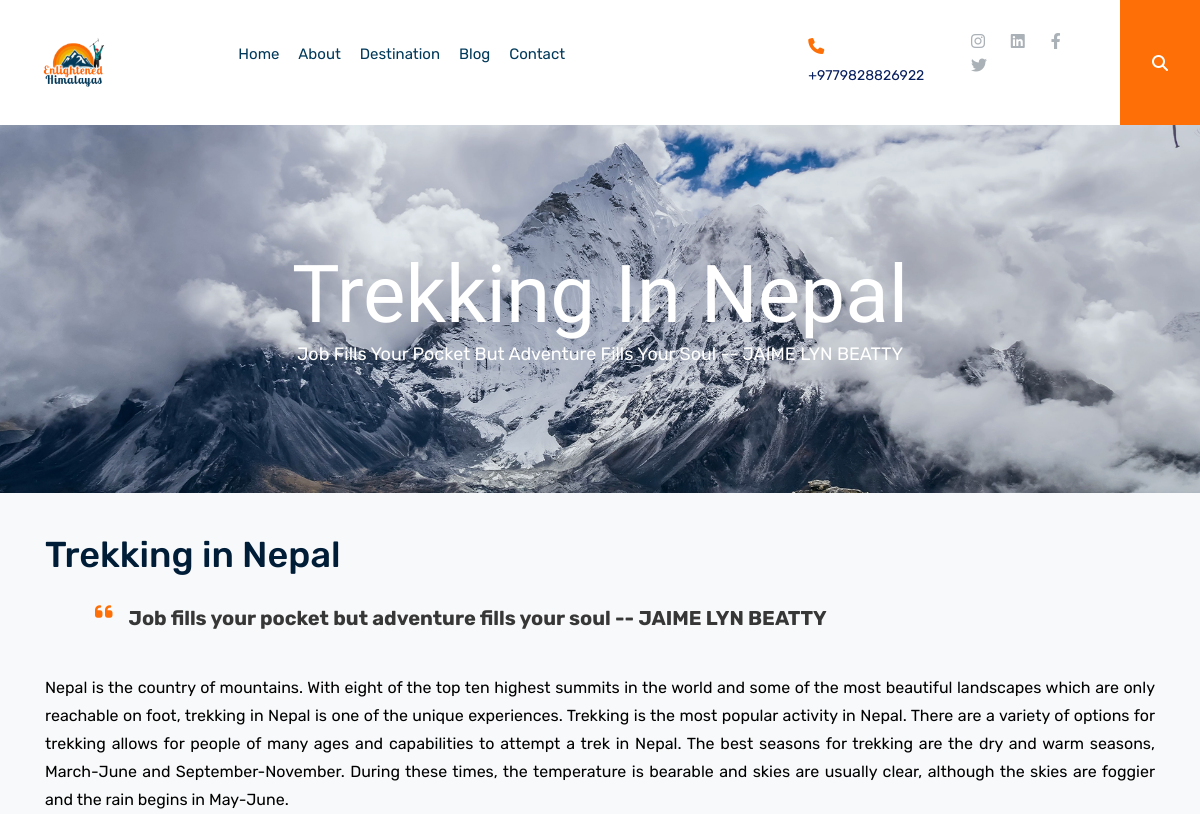
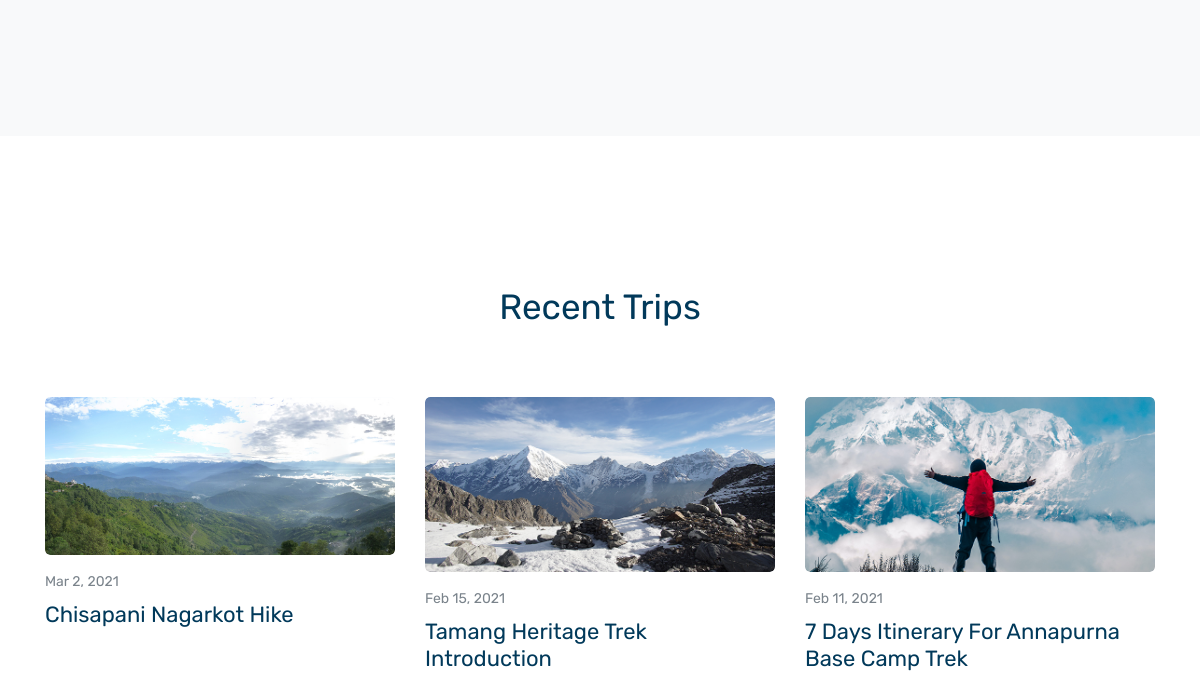
The app's page /trekking-in-nepal/ (upper part), older data (2 pictures, top to bottom).
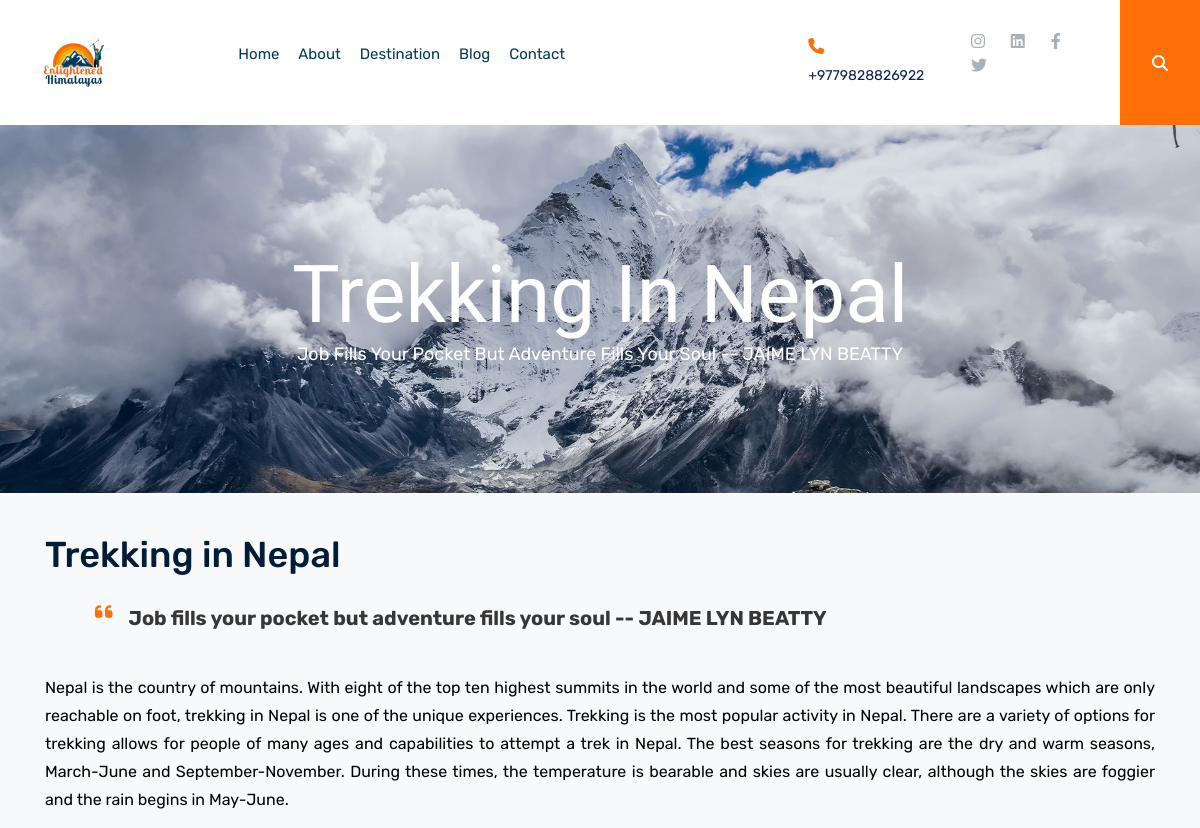
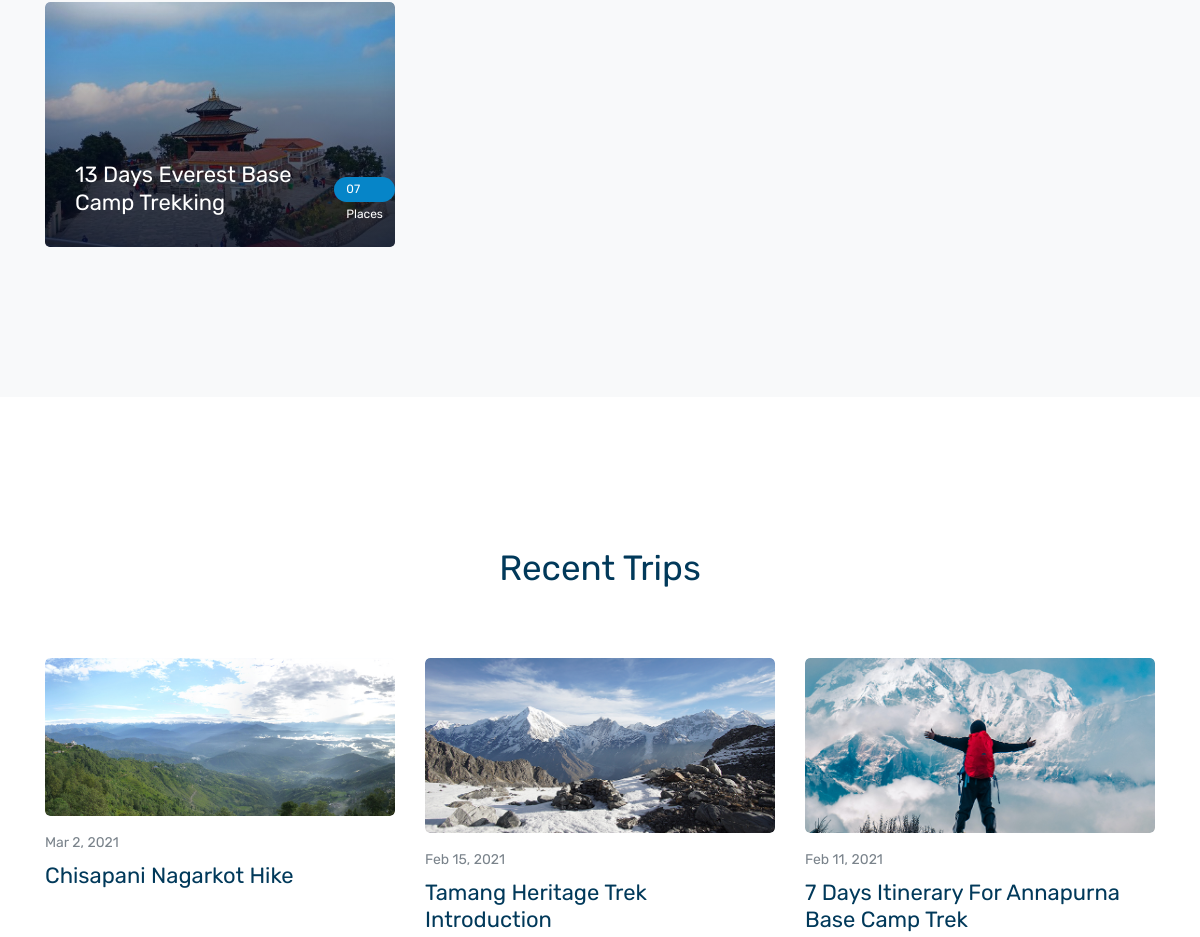
The same page, newer data (2 pictures, top to bottom).
### apps/setting/models.py (models this page shows)
class Logo(SingletonModel):
    logo= models.ImageField(upload_to='logo',null=False)
    class Meta:
        verbose_name = "Company Logo"

class Address(SingletonModel):
    phone=models.CharField(max_length=15, null=False)
    whatsapp = models.CharField(max_length=15, null=False)
    email = models.CharField(max_length=100, null=False)
    office_address= models.TextField()
    class Meta:
        verbose_name = "Company Address"

### apps/activities/models.py (models this page shows, shortened)
class Activity(models.Model):
    title =models.CharField(max_length=255, null=False, unique=True, blank=False)
    slogan =models.CharField(max_length=255, null=False, unique=True, blank=False)
    description =RichTextUploadingField()
    country =models.ForeignKey(Country,on_delete=models.SET_NULL, null=True)
    cover_image =models.ImageField(upload_to='activity/',null=True)
    thumbnail_image =models.ImageField(upload_to='activity/thumbnail/',null=True)
    slug = models.SlugField(null=True, max_length=255, blank=True)
    created_at = models.DateTimeField(auto_now_add=True)
    updated_at = models.DateTimeField(auto_now=True)

### apps/blog/models.py (models this page shows, shortened)
class Blog(models.Model):
    title =models.CharField(max_length=255)
    content =RichTextUploadingField()
    count = models.IntegerField(default=0)
    category =models.ForeignKey(Category,on_delete=models.SET_NULL, null=True)
    cover_image =models.ImageField(upload_to='media/blog',null=True)
    author = models.ForeignKey(User,on_delete=models.SET_NULL, null=True)
    tags=models.ManyToManyField(Tag)
    slug = models.SlugField(null=True, max_length=255, blank=True)
    created_at = models.DateTimeField(auto_now_add=True)
    updated_at = models.DateTimeField(auto_now=True)
    def get_absolute_url(self):
        return reverse("blog_detail", kwargs={"slug": self.slug})

### apps/packages/models.py (models this page shows, shortened)
class Package(models.Model):
    title =models.CharField(max_length=255, null=False, unique=True, blank=False)
    slogan =models.CharField(max_length=255, null=False, unique=True, blank=False)
    description =RichTextUploadingField()
    country =models.ForeignKey(Country,on_delete=models.SET_NULL, null=True)
    activity =models.ForeignKey(Activity,on_delete=models.SET_NULL, null=True)
    cover_image =models.ImageField(upload_to='package/',null=True)
    thumbnail_image =models.ImageField(upload_to='package/thumbnail/',null=True)
    slug = models.SlugField(null=True, max_length=255, blank=True)
    created_at = models.DateTimeField(auto_now_add=True)
    updated_at = models.DateTimeField(auto_now=True)
    def get_absolute_url(self):
        return reverse("packagedetail", kwargs={"slug": self.slug})

### apps/activities/views.py (the view)
# urls.py: path('<str:slug>/', ActivityDetail.as_view(), name='activity'),
class ActivityDetail(DetailView):
    model = Activity
    template_name='packages.html'
    context_object_name='single_activity'
    def get_context_data(self, **kwargs):
        context = super().get_context_data(**kwargs)
        query = self.kwargs.get('slug')
        print(query)
        context["blogs"] = Blog.objects.filter().order_by('-created_at')[:3]
        context["packages"] = Package.objects.raw('''SELECT p.*, p.slug as p_slug , a.*
                                                    FROM activities_activity as a
                                                    INNER JOIN packages_package as p
                                                    ON p.activity_id=a.id
                                                    WHERE a.slug = %s;''',[query])
        context["seo"] = SEO.objects.all().first()
        context["address"] = Address.objects.all().first()
        context["logo"] = Logo.objects.all().first()
        context["title"] = Title.objects.all().first()
        context["social"] = SocialSettings.objects.all().first()
        return context

### templates/packages.html (shortened to what this page needs)
{% extends "partials/base.html" %}
{% load static %}
{% block navbar %}
    {% include 'partials/navbar.html' %}
{% endblock navbar %}
{% block main %}
        <div class="bradcam_area" style="background-image: url({{single_activity.cover_image.url}});">
        <div class="container">
            <div class="row">
                <div class="col-xl-12">
                    <div class="bradcam_text text-center">
                        <h3>{{single_activity.title}}</h3>
                        <p>{{single_activity.slogan}}</p>
                    </div>
                </div>
            </div>
        </div>
    </div>
    <div class="popular_destination_area">
        <div class="container">
            <div class="row">
                <div class="col-lg-12 col-md-12">
                    <h1 class="mb-3">{{single_activity.title}}</h1>
                    <blockquote class="d-flex"><i class="fa fa-quote-left mr-3"></i>{{single_activity.slogan}}</blockquote>
                    <p class="justify">{{single_activity.description|safe}}</p>
                </div>
                {% for package in packages %}
                <div class="col-lg-4 col-md-6">
                    <div class="single_destination">
                        <div class="thumb">
                            <img src="{{package.thumbnail_image.url}}" alt="">
                        </div>
                        <div class="content">
                            <p class="d-flex align-items-center">{{package.title}} <a href="{{package.get_absolute_url}}">  07 Places</a> </p>
                        </div>
                    </div>
                </div>
                {% endfor %}
            </div>
        </div>
    </div>
{% endblock main %}
{% block recentblog %}
    {% include 'partials/recentblog.html' %}
{% endblock recentblog %}

### templates/partials/base.html (shortened to what this page needs)
{% load static %}
<!DOCTYPE html>
<html lang="en">
<head>
    <link rel="stylesheet" href="{% static 'css/bootstrap.min.css' %}">
    <link rel="stylesheet" href="{% static 'css/owl.carousel.min.css' %}">
    <link rel="stylesheet" href="{% static 'css/magnific-popup.css' %}">
    <link rel="stylesheet" href="{% static 'css/font-awesome.min.css' %}">
    <link rel="stylesheet" href="{% static 'css/themify-icons.css' %}">
    <link rel="stylesheet" href="{% static 'css/nice-select.css' %}">
    <link rel="stylesheet" href="{% static 'css/flaticon.css' %}">
    <link rel="stylesheet" href="{% static 'css/gijgo.css' %}">
    <link rel="stylesheet" href="{% static 'css/animate.css' %}">
    <link rel="stylesheet" href="{% static 'css/slick.css' %}">
    <link rel="stylesheet" href="{% static 'css/slicknav.css' %}">
    <link rel="stylesheet" href="https://cdnjs.cloudflare.com/ajax/libs/font-awesome/6.2.0/css/all.min.css" />
    <link rel="stylesheet" href="https://ajax.googleapis.com/ajax/libs/jqueryui/1.11.2/themes/smoothness/jquery-ui.css">
    <link rel="stylesheet" href="{% static 'css/style.css' %}">
</head>
<body>
    {% block navbar %}
    {% endblock navbar %}
    {% block main %}
    {% endblock main %}
    {% block recentblog %}
    {% endblock recentblog %}
</body>
</html>

### templates/partials/navbar.html (shortened to what this page needs)
{% load static %}
    <header>
        <div class="header-area ">
            <div id="sticky-header" class="main-header-area">
                <div class="container-fluid">
                    <div class="header_bottom_border">
                        <div class="row align-items-center">
                            <div class="col-xl-2 col-lg-2">
                                <div class="logo">
                                    <a href="{% url 'home' %}">
                                        <img src="{{logo.logo.url}}" alt="company Logo" height="50">
                                    </a>
                                </div>
                            </div>
                            <div class="col-xl-6 col-lg-6">
                                <div class="main-menu  d-none d-lg-block">
                                    <nav>
                                        <ul id="navigation">
                                            <li><a class="active" href="{% url 'home' %}">Home</a></li>
                                            <li><a href="{% url 'about' %}">About</a></li>
                                            <li><a class="" href="{% url 'country' %}">Destination</a></li>
                                            <li><a href="{% url 'blog' %}">Blog</a></li>
                                            <li><a href="{% url 'contact' %}">Contact</a></li>
                                        </ul>
                                    </nav>
                                </div>
                            </div>
                            <div class="col-xl-4 col-lg-4 d-none d-lg-block">
                                <div class="social_wrap d-flex align-items-center justify-content-end">
                                    <div class="number">
                                        <p> <i class="fa fa-phone"></i><a href="tel:{{address.phone}}">{{address.phone}}</a></p>
                                    </div>
                                    <div class="social_links d-none d-xl-block">
                                        <ul>
                                            <li><a href="{{social.instagram}}" target="_blank"> <i class="fa fa-instagram"></i> </a></li>
                                            <li><a href="{{social.linkedin}}" target="_blank"> <i class="fa fa-linkedin"></i> </a></li>
                                            <li><a href="{{social.facebook}}" target="_blank"> <i class="fa fa-facebook"></i> </a></li>
                                            <li><a href="{{social.twitter}}" target="_blank"> <i class="fa fa-twitter"></i> </a></li>
                                        </ul>
                                    </div>
                                </div>
                            </div>
                            <div class="seach_icon">
                                <a data-toggle="modal" data-target="#exampleModalCenter" href="#">
                                    <i class="fa fa-search"></i>
                                </a>
                            </div>
                            <div class="col-12">
                            </div>
                        </div>
                    </div>
                </div>
            </div>
        </div>
    </header>

### templates/partials/recentblog.html
{% load static %}
<div class="recent_trip_area">
    <div class="container">
        <div class="row justify-content-center">
            <div class="col-lg-6">
                <div class="section_title text-center mb_70">
                    <h3>Recent Trips</h3>
                </div>
            </div>
        </div>
        <div class="row">
            {% for blog in blogs %}
            <div class="col-lg-4 col-md-6">
                <div class="single_trip">
                    <div class="thumb">
                        <img src="{{blog.cover_image.url}}" alt="">
                    </div>
                    <div class="info">
                        <div class="date">
                            <span>{{ blog.created_at|date:"M j, Y" }}</span>
                        </div>
                        <a href="{{blog.get_absolute_url}}">
                            <h3>{{blog.title}}</h3>
                        </a>
                    </div>
                </div>
            </div>
            {% endfor %}
        </div>
    </div>
</div>

### templates/partials/affilate.html (shortened to what this page needs)
{% load static %}

### templates/partials/footer.html (shortened to what this page needs)
{% load static %}

### templates/partials/search_model.html (shortened to what this page needs)
{% load static %}

### templates/partials/script.html (shortened to what this page needs)
{% load static %}

Row changes from the older to the newer data that the page shows:
added Package: thumbnail_image (picture), title "13 Days Everest Base Camp Trekking"
